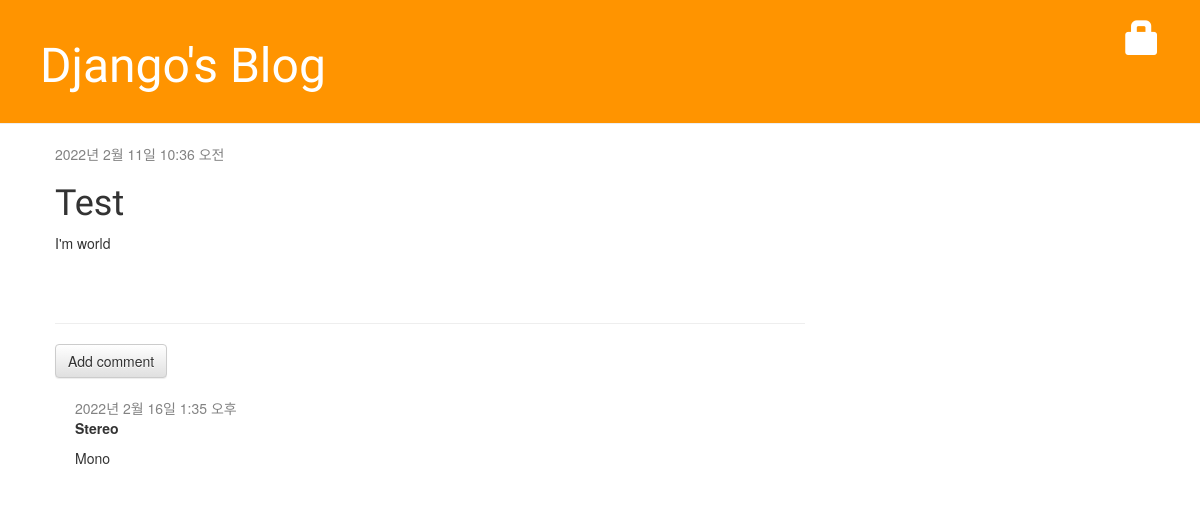
The app's page /blog/post/4/, older data.
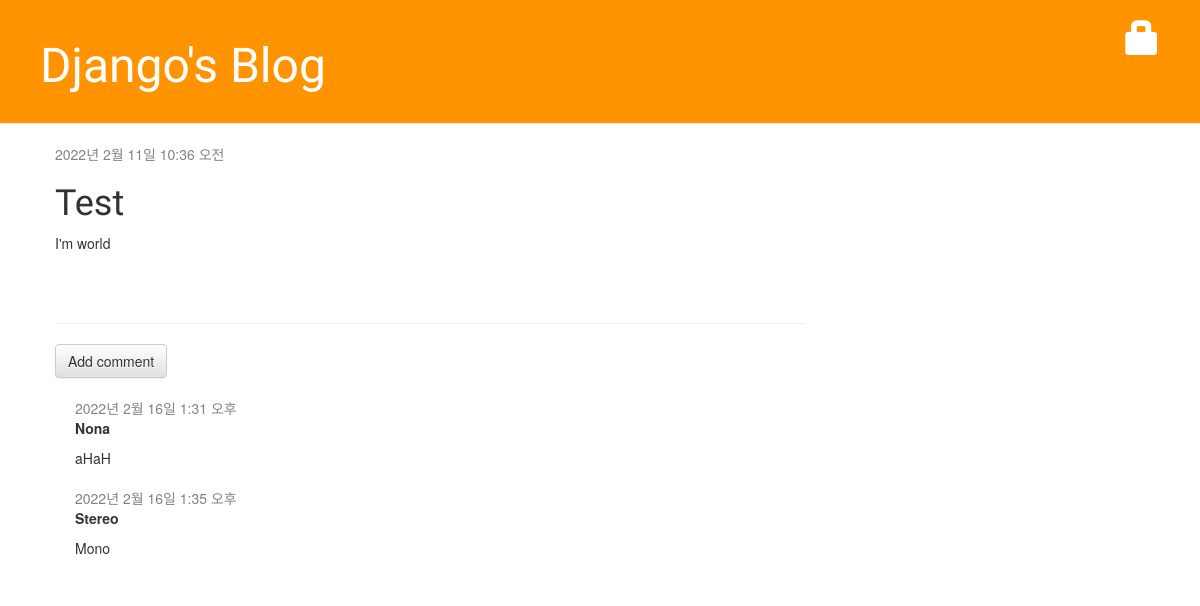
The same page, newer data.
### blog/models.py (models this page shows, shortened)
class Comment(models.Model):
    post = models.ForeignKey('blog.Post', on_delete=models.CASCADE,
                             related_name='comments')
    author = models.CharField(max_length=200)
    text = models.TextField()
    created_date = models.DateTimeField(default=timezone.now)
    approved_comment = models.BooleanField(default=False)

### blog/views.py (the view)
# urls.py: path('post/<int:pk>/', views.post_detail, name='post_detail'),
def post_detail(request, pk):
    post = get_object_or_404(Post, pk=pk)
    return render(request, 'blog/post_detail.html', {'post': post})

### blog/templates/Blog/post_detail.html (shortened to what this page needs)
{% extends 'blog/base.html' %}
{% block content %}
<div class="post">
    <div class="date">
        {{ post.published_date }}
    </div>
    <h1>{{ post.title }}</h1>
    <p>{{ post.text | linebreaksbr }}</p>
</div>
<hr>
<a class="btn btn-default" href="{% url 'add_comment_to_post' pk=post.pk %}">
    Add comment</a>
{% for comment in post.comments.all %}
    {% if user.is_authenticated or comment.approved_comment %}
        <div class="comment">
            <div class="date">
                {{ comment.created_date }}
            </div>
            <strong>{{ comment.author }}</strong>
            <p>{{ comment.text | linebreaks }}</p>
        </div>
    {% endif %}
{% empty %}
    <p>No comments here yet :(</p>
{% endfor %}
{% endblock %}

Row changes from the older to the newer data that the page shows:
now on this page (row edited): Comment: created_date "2022년 2월 16일 1:31 오후", author "Nona", text "aHaH"
